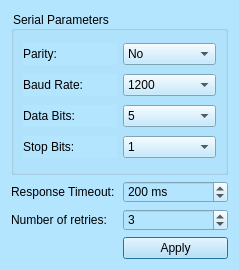
<?xml version="1.0" encoding="UTF-8"?>
<ui version="4.0">
 <class>MBSerialDialog</class>
 <widget class="QDialog" name="MBSerialDialog">
  <property name="geometry">
   <rect>
    <x>0</x>
    <y>0</y>
    <width>239</width>
    <height>270</height>
   </rect>
  </property>
  <property name="minimumSize">
   <size>
    <width>0</width>
    <height>270</height>
   </size>
  </property>
  <property name="windowTitle">
   <string>Serial Config</string>
  </property>
  <property name="styleSheet">
   <string notr="true">background-color: #B3E5FF;</string>
  </property>
  <layout class="QGridLayout" name="gridLayout">
   <item row="0" column="0" colspan="2">
    <widget class="QGroupBox" name="groupBox">
     <property name="title">
      <string>Serial Parameters</string>
     </property>
     <layout class="QGridLayout" name="gridLayout_2">
      <item row="0" column="0">
       <widget class="QLabel" name="label_2">
        <property name="text">
         <string>Parity:</string>
        </property>
       </widget>
      </item>
      <item row="0" column="1">
       <widget class="QComboBox" name="parityCombo">
        <item>
         <property name="text">
          <string>No</string>
         </property>
        </item>
        <item>
         <property name="text">
          <string>Even</string>
         </property>
        </item>
        <item>
         <property name="text">
          <string>Odd</string>
         </property>
        </item>
        <item>
         <property name="text">
          <string>Space</string>
         </property>
        </item>
        <item>
         <property name="text">
          <string>Mark</string>
         </property>
        </item>
       </widget>
      </item>
      <item row="1" column="0">
       <widget class="QLabel" name="label_3">
        <property name="text">
         <string>Baud Rate:</string>
        </property>
       </widget>
      </item>
      <item row="1" column="1">
       <widget class="QComboBox" name="baudCombo">
        <item>
         <property name="text">
          <string>1200</string>
         </property>
        </item>
        <item>
         <property name="text">
          <string>2400</string>
         </property>
        </item>
        <item>
         <property name="text">
          <string>4800</string>
         </property>
        </item>
        <item>
         <property name="text">
          <string>9600</string>
         </property>
        </item>
        <item>
         <property name="text">
          <string>19200</string>
         </property>
        </item>
        <item>
         <property name="text">
          <string>38400</string>
         </property>
        </item>
        <item>
         <property name="text">
          <string>57600</string>
         </property>
        </item>
        <item>
         <property name="text">
          <string>115200</string>
         </property>
        </item>
       </widget>
      </item>
      <item row="2" column="0">
       <widget class="QLabel" name="label_4">
        <property name="text">
         <string>Data Bits:</string>
        </property>
       </widget>
      </item>
      <item row="2" column="1">
       <widget class="QComboBox" name="dataBitsCombo">
        <item>
         <property name="text">
          <string>5</string>
         </property>
        </item>
        <item>
         <property name="text">
          <string>6</string>
         </property>
        </item>
        <item>
         <property name="text">
          <string>7</string>
         </property>
        </item>
        <item>
         <property name="text">
          <string>8</string>
         </property>
        </item>
       </widget>
      </item>
      <item row="3" column="0">
       <widget class="QLabel" name="label_5">
        <property name="text">
         <string>Stop Bits:</string>
        </property>
       </widget>
      </item>
      <item row="3" column="1">
       <widget class="QComboBox" name="stopBitsCombo">
        <item>
         <property name="text">
          <string>1</string>
         </property>
        </item>
        <item>
         <property name="text">
          <string>3</string>
         </property>
        </item>
        <item>
         <property name="text">
          <string>2</string>
         </property>
        </item>
       </widget>
      </item>
     </layout>
    </widget>
   </item>
   <item row="1" column="0">
    <widget class="QLabel" name="label">
     <property name="text">
      <string>Response Timeout:</string>
     </property>
    </widget>
   </item>
   <item row="1" column="1">
    <widget class="QSpinBox" name="timeoutSpinner">
     <property name="accelerated">
      <bool>true</bool>
     </property>
     <property name="suffix">
      <string> ms</string>
     </property>
     <property name="minimum">
      <number>-1</number>
     </property>
     <property name="maximum">
      <number>5000</number>
     </property>
     <property name="singleStep">
      <number>20</number>
     </property>
     <property name="value">
      <number>200</number>
     </property>
    </widget>
   </item>
   <item row="2" column="0">
    <widget class="QLabel" name="label_6">
     <property name="text">
      <string>Number of retries:</string>
     </property>
    </widget>
   </item>
   <item row="2" column="1">
    <widget class="QSpinBox" name="retriesSpinner">
     <property name="value">
      <number>3</number>
     </property>
    </widget>
   </item>
   <item row="3" column="1">
    <widget class="QPushButton" name="applyButton">
     <property name="text">
      <string>Apply</string>
     </property>
    </widget>
   </item>
  </layout>
 </widget>
 <resources/>
 <connections/>
</ui>
